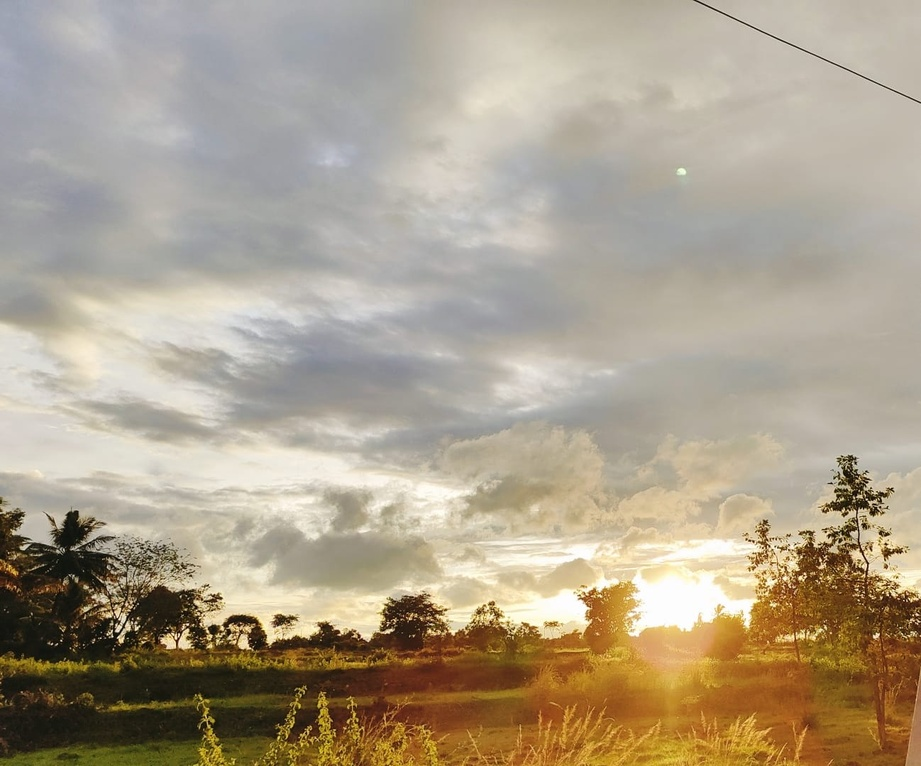
#> input picture 26_image_filter_lab/sample.jpg, 921 x 766 px, shrunk from 1298 x 1079 before the run
$ python image_filter.py
#> lines starting #> are read from the running program, lines starting #| are printed output that depends on the picture
import cv2

print("=== Image Filter Lab ===")

# load image
img = cv2.imread("sample.jpg")
#> img is the input picture: shape (766, 921, 3); mean B, G, R 139.9, 160, 172

# grayscale
gray = cv2.cvtColor(img, cv2.COLOR_BGR2GRAY)
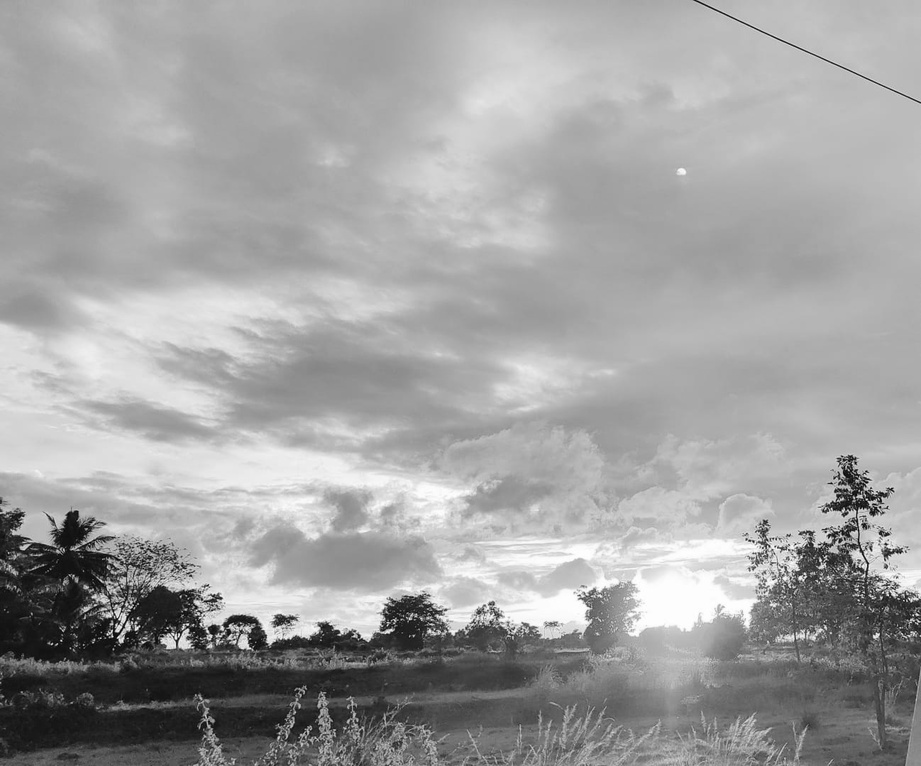
#> gray: shape (766, 921); min 2, max 255, mean 161.2

# blur
blur = cv2.GaussianBlur(img, (5,5), 0)

# edge detection
edges = cv2.Canny(img, 100, 200)
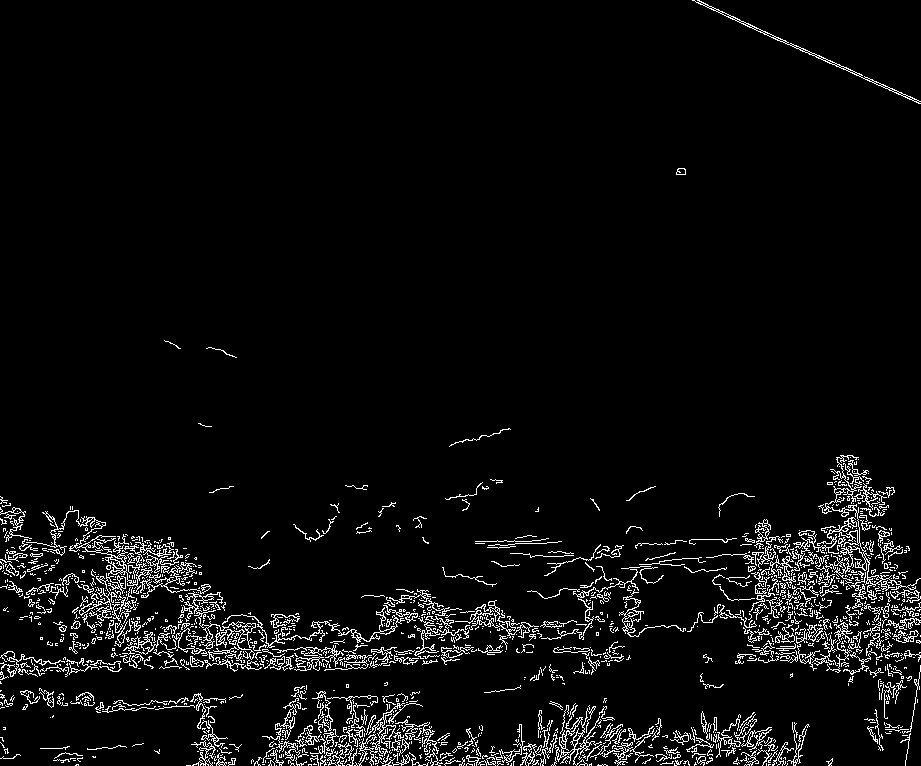
#> edges: shape (766, 921); 4.7% white in thin lines or dots

# show images
cv2.imshow("Original Image", img)
cv2.imshow("Grayscale", gray)
cv2.imshow("Blur", blur)
cv2.imshow("Edges", edges)

cv2.waitKey(0)
cv2.destroyAllWindows()
